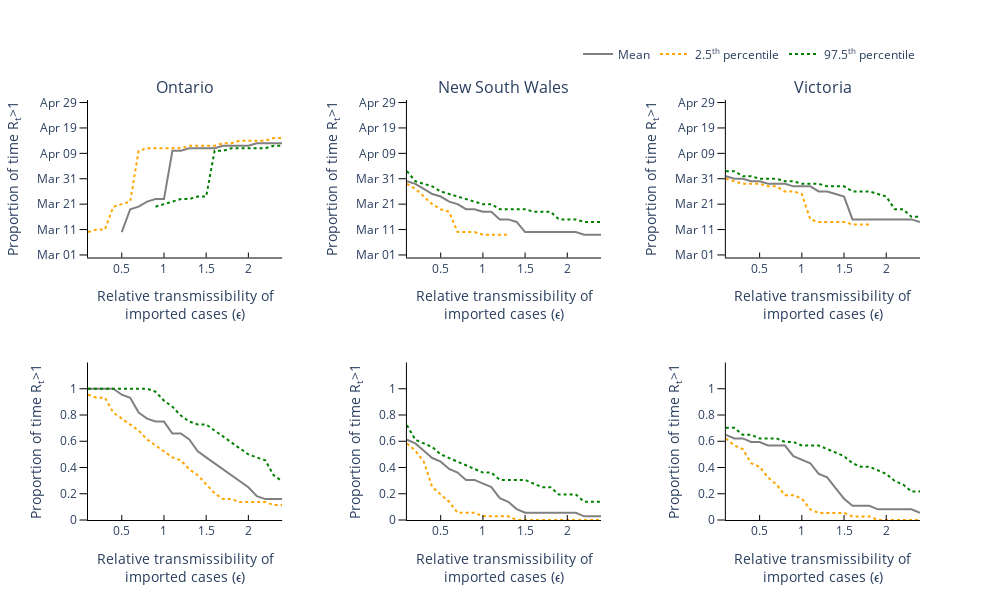

Write notebook code for a chart like this one.
### Code cell
from plotly.subplots import make_subplots

colours = ['grey', 'orange', 'green']
regions = ['Ontario', 'New South Wales', 'Victoria']
trace_name = ['Date  R<sub>t</sub> threshold met', 'Proportion of time R<sub>t</sub>>1']

titles = ['{}'.format(r) for r in regions]
titles.extend([None]*3)

new_traces_mean = [
    [last_time_r_less_than_1_ON, last_time_r_more_than_1_NSW, last_time_r_more_than_1_VIC],
    [proportion_time_r_more_than_1_ON, proportion_time_r_more_than_1_NSW, proportion_time_r_more_than_1_VIC]]

new_traces_lower = [
    [last_time_r_less_than_1_LowerCI_ON, last_time_r_more_than_1_LowerCI_NSW, last_time_r_more_than_1_LowerCI_VIC],
    [proportion_time_r_more_than_1_LowerCI_ON, proportion_time_r_more_than_1_LowerCI_NSW, proportion_time_r_more_than_1_LowerCI_VIC]]

new_traces_upper = [
    [last_time_r_less_than_1_UpperCI_ON, last_time_r_more_than_1_UpperCI_NSW, last_time_r_more_than_1_UpperCI_VIC],
    [proportion_time_r_more_than_1_UpperCI_ON, proportion_time_r_more_than_1_UpperCI_NSW, proportion_time_r_more_than_1_UpperCI_VIC]]

fig = go.Figure()
fig = make_subplots(rows=2, cols=3, subplot_titles=tuple(titles), horizontal_spacing = 0.15)

# Plot (bar chart cases each day)
for row in range(2):
    for col in range(3):
        if (row != 0) or (col != 0):
            # Plot of incidences
            fig.add_trace(
                go.Scatter(
                    x=large_epsilon_range,
                    y=new_traces_mean[row][col],
                    mode='lines',
                    name='Mean',
                    showlegend=False,
                    line_color=colours[0],
                ),
                row= row+1,
                col= col+1
            )

            fig.add_trace(
                go.Scatter(
                    x=large_epsilon_range,
                    y=new_traces_lower[row][col],
                    mode='lines',
                    name='2.5<sup>th</sup> percentile',
                    showlegend=False,
                    line_color=colours[1],
                    line={'dash': 'dot'}
                ),
                row= row+1,
                col= col+1
            )

            fig.add_trace(
                go.Scatter(
                    x=large_epsilon_range,
                    y=new_traces_upper[row][col],
                    mode='lines',
                    name='97.5<sup>th</sup> percentile',
                    showlegend=False,
                    line_color=colours[2],
                    line={'dash': 'dot'}
                ),
                row= row+1,
                col= col+1
            )

            fig.update_xaxes(
                row=row+1, col=col+1, title_text='Relative transmissibility of<br>imported cases (ϵ)',
                ticks='inside', tickcolor='black', ticklen=5)
            fig.update_yaxes(ticks='outside', tickcolor='black', ticklen=7.5, title_text=trace_name[row])
        
        else:
            fig.add_trace(
                go.Scatter(
                    x=large_epsilon_range,
                    y=new_traces_mean[row][col],
                    mode='lines',
                    name='Mean',
                    line_color=colours[0]
                ),
                row= row+1,
                col= col+1
            )

            fig.add_trace(
                go.Scatter(
                    x=large_epsilon_range,
                    y=new_traces_lower[row][col],
                    mode='lines',
                    name='2.5<sup>th</sup> percentile',
                    line_color=colours[1],
                    line={'dash': 'dot'}
                ),
                row= row+1,
                col= col+1
            )

            fig.add_trace(
                go.Scatter(
                    x=large_epsilon_range,
                    y=new_traces_upper[row][col],
                    mode='lines',
                    name='97.5<sup>th</sup> percentile',
                    line_color=colours[2],
                    line={'dash': 'dot'}
                ),
                row= row+1,
                col= col+1
            )

            fig.update_xaxes(
                row=row+1, col=col+1, title_text='Relative transmissibility of<br>imported cases (ϵ)',
                ticks='inside', tickcolor='black', ticklen=5)
            fig.update_yaxes(ticks='outside', tickcolor='black', ticklen=7.5, title_text=trace_name[row])


# Add axis labels
fig.update_layout(
    width=1000, 
    height=600,
    plot_bgcolor='white',
    xaxis=dict(linecolor='black'),
    yaxis=dict(
        linecolor='black',
        range=[0, 62],
        tickvals=np.arange(1, 62, 10).tolist(),
        ticktext=['Mar 01', 'Mar 11', 'Mar 21', 'Mar 31', 'Apr 09', 'Apr 19', 'Apr 29']),
    xaxis2=dict(linecolor='black'),
    yaxis2=dict(
        linecolor='black',
        range=[0, 62],
        tickvals=np.arange(1, 62, 10).tolist(),
        ticktext=['Mar 01', 'Mar 11', 'Mar 21', 'Mar 31', 'Apr 09', 'Apr 19', 'Apr 29']),
    xaxis3=dict(linecolor='black'),
    yaxis3=dict(
        linecolor='black',
        range=[0, 62],
        tickvals=np.arange(1, 62, 10).tolist(),
        ticktext=['Mar 01', 'Mar 11', 'Mar 21', 'Mar 31', 'Apr 09', 'Apr 19', 'Apr 29']),
    xaxis4=dict(linecolor='black'),
    yaxis4=dict(
        linecolor='black',
        range=[0, 1.2],
        tickvals=np.arange(0, 1.1, 0.2).tolist(),
        ticktext=['0', '0.2', '0.4', '0.6', '0.8', '1']),
    xaxis5=dict(linecolor='black'),
    yaxis5=dict(
        linecolor='black',
        range=[0, 1.2],
        tickvals=np.arange(0, 1.1, 0.2).tolist(),
        ticktext=['0', '0.2', '0.4', '0.6', '0.8', '1']),
    xaxis6=dict(linecolor='black'),
    yaxis6=dict(
        linecolor='black',
        range=[0, 1.2],
        tickvals=np.arange(0, 1.1, 0.2).tolist(),
        ticktext=['0', '0.2', '0.4', '0.6', '0.8', '1']),
    legend=dict(
        orientation='h',
        yanchor="bottom",
        y=1.075,
        xanchor="right",
        x=1)
    )

fig.write_image('Figure-3b.pdf')
fig.show()

### Figure 1 — Plotly figure (JSON) as saved in the notebook; plotly's stock layout.template omitted (floating-point values rounded to 4 significant figures)
{"data": [{"line": {"color": "grey"}, "mode": "lines", "name": "Mean", "type": "scatter", "x": [0.1, 0.2, 0.3, 0.4, 0.5, 0.6, 0.7, 0.8, 0.9, 1, 1.1, 1.2, 1.3, 1.4, 1.5, 1.6, 1.7, 1.8, 1.9, 2, 2.1, 2.2, 2.3, 2.4], "xaxis": "x", "y": [null, null, null, null, 10, 19, 20, 22, 23, 23, 42, 42, 43, 43, 43, 43, 44, 44, 44, 44, 45, 45, 45, 45], "yaxis": "y"}, {"line": {"color": "orange", "dash": "dot"}, "mode": "lines", "name": "2.5<sup>th</sup> percentile", "type": "scatter", "x": [0.1, 0.2, 0.3, 0.4, 0.5, 0.6, 0.7, 0.8, 0.9, 1, 1.1, 1.2, 1.3, 1.4, 1.5, 1.6, 1.7, 1.8, 1.9, 2, 2.1, 2.2, 2.3, 2.4], "xaxis": "x", "y": [10, 11, 11, 20, 21, 22, 42, 43, 43, 43, 43, 43, 44, 44, 44, 44, 45, 45, 46, 46, 46, 46, 47, 47], "yaxis": "y"}, {"line": {"color": "green", "dash": "dot"}, "mode": "lines", "name": "97.5<sup>th</sup> percentile", "type": "scatter", "x": [0.1, 0.2, 0.3, 0.4, 0.5, 0.6, 0.7, 0.8, 0.9, 1, 1.1, 1.2, 1.3, 1.4, 1.5, 1.6, 1.7, 1.8, 1.9, 2, 2.1, 2.2, 2.3, 2.4], "xaxis": "x", "y": [null, null, null, null, null, null, null, null, 20, 21, 22, 23, 23, 24, 24, 42, 42, 43, 43, 43, 43, 43, 44, 44], "yaxis": "y"}, {"line": {"color": "grey"}, "mode": "lines", "name": "Mean", "showlegend": false, "type": "scatter", "x": [0.1, 0.2, 0.3, 0.4, 0.5, 0.6, 0.7, 0.8, 0.9, 1, 1.1, 1.2, 1.3, 1.4, 1.5, 1.6, 1.7, 1.8, 1.9, 2, 2.1, 2.2, 2.3, 2.4], "xaxis": "x2", "y": [30, 29, 27, 25, 24, 22, 21, 19, 19, 18, 18, 15, 15, 14, 10, 10, 10, 10, 10, 10, 10, 9, 9, 9], "yaxis": "y2"}, {"line": {"color": "orange", "dash": "dot"}, "mode": "lines", "name": "2.5<sup>th</sup> percentile", "showlegend": false, "type": "scatter", "x": [0.1, 0.2, 0.3, 0.4, 0.5, 0.6, 0.7, 0.8, 0.9, 1, 1.1, 1.2, 1.3, 1.4, 1.5, 1.6, 1.7, 1.8, 1.9, 2, 2.1, 2.2, 2.3, 2.4], "xaxis": "x2", "y": [29, 27, 24, 21, 19, 18, 10, 10, 10, 9, 9, 9, 9, null, null, null, null, null, null, null, null, null, null, null], "yaxis": "y2"}, {"line": {"color": "green", "dash": "dot"}, "mode": "lines", "name": "97.5<sup>th</sup> percentile", "showlegend": false, "type": "scatter", "x": [0.1, 0.2, 0.3, 0.4, 0.5, 0.6, 0.7, 0.8, 0.9, 1, 1.1, 1.2, 1.3, 1.4, 1.5, 1.6, 1.7, 1.8, 1.9, 2, 2.1, 2.2, 2.3, 2.4], "xaxis": "x2", "y": [34, 30, 29, 28, 26, 25, 24, 23, 22, 21, 21, 19, 19, 19, 19, 18, 18, 18, 15, 15, 15, 14, 14, 14], "yaxis": "y2"}, {"line": {"color": "grey"}, "mode": "lines", "name": "Mean", "showlegend": false, "type": "scatter", "x": [0.1, 0.2, 0.3, 0.4, 0.5, 0.6, 0.7, 0.8, 0.9, 1, 1.1, 1.2, 1.3, 1.4, 1.5, 1.6, 1.7, 1.8, 1.9, 2, 2.1, 2.2, 2.3, 2.4], "xaxis": "x3", "y": [32, 31, 31, 30, 30, 29, 29, 29, 28, 28, 28, 26, 26, 25, 24, 15, 15, 15, 15, 15, 15, 15, 15, 14], "yaxis": "y3"}, {"line": {"color": "orange", "dash": "dot"}, "mode": "lines", "name": "2.5<sup>th</sup> percentile", "showlegend": false, "type": "scatter", "x": [0.1, 0.2, 0.3, 0.4, 0.5, 0.6, 0.7, 0.8, 0.9, 1, 1.1, 1.2, 1.3, 1.4, 1.5, 1.6, 1.7, 1.8, 1.9, 2, 2.1, 2.2, 2.3, 2.4], "xaxis": "x3", "y": [31, 30, 29, 29, 29, 28, 28, 26, 26, 25, 15, 14, 14, 14, 14, 13, 13, 13, null, null, null, null, null, null], "yaxis": "y3"}, {"line": {"color": "green", "dash": "dot"}, "mode": "lines", "name": "97.5<sup>th</sup> percentile", "showlegend": false, "type": "scatter", "x": [0.1, 0.2, 0.3, 0.4, 0.5, 0.6, 0.7, 0.8, 0.9, 1, 1.1, 1.2, 1.3, 1.4, 1.5, 1.6, 1.7, 1.8, 1.9, 2, 2.1, 2.2, 2.3, 2.4], "xaxis": "x3", "y": [34, 34, 32, 32, 31, 31, 31, 30, 30, 29, 29, 29, 28, 28, 28, 26, 26, 26, 25, 24, 19, 19, 16, 16], "yaxis": "y3"}, {"line": {"color": "grey"}, "mode": "lines", "name": "Mean", "showlegend": false, "type": "scatter", "x": [0.1, 0.2, 0.3, 0.4, 0.5, 0.6, 0.7, 0.8, 0.9, 1, 1.1, 1.2, 1.3, 1.4, 1.5, 1.6, 1.7, 1.8, 1.9, 2, 2.1, 2.2, 2.3, 2.4], "xaxis": "x4", "y": [1, 1, 1, 1, 0.9545, 0.9318, 0.8182, 0.7727, 0.75, 0.75, 0.6591, 0.6591, 0.6136, 0.5227, 0.4773, 0.4318, 0.3864, 0.3409, 0.2955, 0.25, 0.1818, 0.1591, 0.1591, 0.1591], "yaxis": "y4"}, {"line": {"color": "orange", "dash": "dot"}, "mode": "lines", "name": "2.5<sup>th</sup> percentile", "showlegend": false, "type": "scatter", "x": [0.1, 0.2, 0.3, 0.4, 0.5, 0.6, 0.7, 0.8, 0.9, 1, 1.1, 1.2, 1.3, 1.4, 1.5, 1.6, 1.7, 1.8, 1.9, 2, 2.1, 2.2, 2.3, 2.4], "xaxis": "x4", "y": [0.9545, 0.9318, 0.9318, 0.8182, 0.7727, 0.7273, 0.6818, 0.6136, 0.5682, 0.5227, 0.4773, 0.4545, 0.3864, 0.3409, 0.2727, 0.2045, 0.1591, 0.1591, 0.1364, 0.1364, 0.1364, 0.1364, 0.1136, 0.1136], "yaxis": "y4"}, {"line": {"color": "green", "dash": "dot"}, "mode": "lines", "name": "97.5<sup>th</sup> percentile", "showlegend": false, "type": "scatter", "x": [0.1, 0.2, 0.3, 0.4, 0.5, 0.6, 0.7, 0.8, 0.9, 1, 1.1, 1.2, 1.3, 1.4, 1.5, 1.6, 1.7, 1.8, 1.9, 2, 2.1, 2.2, 2.3, 2.4], "xaxis": "x4", "y": [1, 1, 1, 1, 1, 1, 1, 1, 0.9773, 0.9091, 0.8636, 0.7955, 0.75, 0.7273, 0.7273, 0.6818, 0.6364, 0.5909, 0.5455, 0.5, 0.4773, 0.4545, 0.3409, 0.2955], "yaxis": "y4"}, {"line": {"color": "grey"}, "mode": "lines", "name": "Mean", "showlegend": false, "type": "scatter", "x": [0.1, 0.2, 0.3, 0.4, 0.5, 0.6, 0.7, 0.8, 0.9, 1, 1.1, 1.2, 1.3, 1.4, 1.5, 1.6, 1.7, 1.8, 1.9, 2, 2.1, 2.2, 2.3, 2.4], "xaxis": "x5", "y": [0.6111, 0.5833, 0.5278, 0.4722, 0.4444, 0.3889, 0.3611, 0.3056, 0.3056, 0.2778, 0.25, 0.1667, 0.1389, 0.08333, 0.05556, 0.05556, 0.05556, 0.05556, 0.05556, 0.05556, 0.05556, 0.02778, 0.02778, 0.02778], "yaxis": "y5"}, {"line": {"color": "orange", "dash": "dot"}, "mode": "lines", "name": "2.5<sup>th</sup> percentile", "showlegend": false, "type": "scatter", "x": [0.1, 0.2, 0.3, 0.4, 0.5, 0.6, 0.7, 0.8, 0.9, 1, 1.1, 1.2, 1.3, 1.4, 1.5, 1.6, 1.7, 1.8, 1.9, 2, 2.1, 2.2, 2.3, 2.4], "xaxis": "x5", "y": [0.5833, 0.5278, 0.4444, 0.25, 0.1944, 0.1389, 0.05556, 0.05556, 0.05556, 0.02778, 0.02778, 0.02778, 0.02778, 0, 0, 0, 0, 0, 0, 0, 0, 0, 0, 0], "yaxis": "y5"}, {"line": {"color": "green", "dash": "dot"}, "mode": "lines", "name": "97.5<sup>th</sup> percentile", "showlegend": false, "type": "scatter", "x": [0.1, 0.2, 0.3, 0.4, 0.5, 0.6, 0.7, 0.8, 0.9, 1, 1.1, 1.2, 1.3, 1.4, 1.5, 1.6, 1.7, 1.8, 1.9, 2, 2.1, 2.2, 2.3, 2.4], "xaxis": "x5", "y": [0.7222, 0.6111, 0.5833, 0.5556, 0.5, 0.4722, 0.4444, 0.4167, 0.3889, 0.3611, 0.3611, 0.3056, 0.3056, 0.3056, 0.3056, 0.2778, 0.25, 0.25, 0.1944, 0.1944, 0.1944, 0.1389, 0.1389, 0.1389], "yaxis": "y5"}, {"line": {"color": "grey"}, "mode": "lines", "name": "Mean", "showlegend": false, "type": "scatter", "x": [0.1, 0.2, 0.3, 0.4, 0.5, 0.6, 0.7, 0.8, 0.9, 1, 1.1, 1.2, 1.3, 1.4, 1.5, 1.6, 1.7, 1.8, 1.9, 2, 2.1, 2.2, 2.3, 2.4], "xaxis": "x6", "y": [0.6486, 0.6216, 0.6216, 0.5946, 0.5946, 0.5676, 0.5676, 0.5676, 0.4865, 0.4595, 0.4324, 0.3514, 0.3243, 0.2432, 0.1622, 0.1081, 0.1081, 0.1081, 0.08108, 0.08108, 0.08108, 0.08108, 0.08108, 0.05405], "yaxis": "y6"}, {"line": {"color": "orange", "dash": "dot"}, "mode": "lines", "name": "2.5<sup>th</sup> percentile", "showlegend": false, "type": "scatter", "x": [0.1, 0.2, 0.3, 0.4, 0.5, 0.6, 0.7, 0.8, 0.9, 1, 1.1, 1.2, 1.3, 1.4, 1.5, 1.6, 1.7, 1.8, 1.9, 2, 2.1, 2.2, 2.3, 2.4], "xaxis": "x6", "y": [0.6216, 0.5676, 0.5405, 0.4324, 0.4054, 0.3243, 0.2703, 0.1892, 0.1892, 0.1622, 0.08108, 0.05405, 0.05405, 0.05405, 0.05405, 0.02703, 0.02703, 0.02703, 0, 0, 0, 0, 0, 0], "yaxis": "y6"}, {"line": {"color": "green", "dash": "dot"}, "mode": "lines", "name": "97.5<sup>th</sup> percentile", "showlegend": false, "type": "scatter", "x": [0.1, 0.2, 0.3, 0.4, 0.5, 0.6, 0.7, 0.8, 0.9, 1, 1.1, 1.2, 1.3, 1.4, 1.5, 1.6, 1.7, 1.8, 1.9, 2, 2.1, 2.2, 2.3, 2.4], "xaxis": "x6", "y": [0.7027, 0.7027, 0.6486, 0.6486, 0.6216, 0.6216, 0.6216, 0.5946, 0.5946, 0.5676, 0.5676, 0.5676, 0.5405, 0.5135, 0.4865, 0.4324, 0.4054, 0.4054, 0.3784, 0.3514, 0.2973, 0.2703, 0.2162, 0.2162], "yaxis": "y6"}], "layout": {"annotations": [{"font": {"size": 16}, "showarrow": false, "text": "Ontario", "x": 0.1167, "xanchor": "center", "xref": "paper", "y": 1, "yanchor": "bottom", "yref": "paper"}, {"font": {"size": 16}, "showarrow": false, "text": "New South Wales", "x": 0.5, "xanchor": "center", "xref": "paper", "y": 1, "yanchor": "bottom", "yref": "paper"}, {"font": {"size": 16}, "showarrow": false, "text": "Victoria", "x": 0.8833, "xanchor": "center", "xref": "paper", "y": 1, "yanchor": "bottom", "yref": "paper"}], "height": 600, "legend": {"orientation": "h", "x": 1, "xanchor": "right", "y": 1.075, "yanchor": "bottom"}, "plot_bgcolor": "white", "width": 1000, "xaxis": {"anchor": "y", "domain": [0, 0.2333], "linecolor": "black", "tickcolor": "black", "ticklen": 5, "ticks": "inside", "title": {"text": "Relative transmissibility of<br>imported cases (ϵ)"}}, "xaxis2": {"anchor": "y2", "domain": [0.3833, 0.6167], "linecolor": "black", "tickcolor": "black", "ticklen": 5, "ticks": "inside", "title": {"text": "Relative transmissibility of<br>imported cases (ϵ)"}}, "xaxis3": {"anchor": "y3", "domain": [0.7667, 1.0], "linecolor": "black", "tickcolor": "black", "ticklen": 5, "ticks": "inside", "title": {"text": "Relative transmissibility of<br>imported cases (ϵ)"}}, "xaxis4": {"anchor": "y4", "domain": [0, 0.2333], "linecolor": "black", "tickcolor": "black", "ticklen": 5, "ticks": "inside", "title": {"text": "Relative transmissibility of<br>imported cases (ϵ)"}}, "xaxis5": {"anchor": "y5", "domain": [0.3833, 0.6167], "linecolor": "black", "tickcolor": "black", "ticklen": 5, "ticks": "inside", "title": {"text": "Relative transmissibility of<br>imported cases (ϵ)"}}, "xaxis6": {"anchor": "y6", "domain": [0.7667, 1.0], "linecolor": "black", "tickcolor": "black", "ticklen": 5, "ticks": "inside", "title": {"text": "Relative transmissibility of<br>imported cases (ϵ)"}}, "yaxis": {"anchor": "x", "domain": [0.625, 1], "linecolor": "black", "range": [0, 62], "tickcolor": "black", "ticklen": 7.5, "ticks": "outside", "ticktext": ["Mar 01", "Mar 11", "Mar 21", "Mar 31", "Apr 09", "Apr 19", "Apr 29"], "tickvals": [1, 11, 21, 31, 41, 51, 61], "title": {"text": "Proportion of time R<sub>t</sub>>1"}}, "yaxis2": {"anchor": "x2", "domain": [0.625, 1], "linecolor": "black", "range": [0, 62], "tickcolor": "black", "ticklen": 7.5, "ticks": "outside", "ticktext": ["Mar 01", "Mar 11", "Mar 21", "Mar 31", "Apr 09", "Apr 19", "Apr 29"], "tickvals": [1, 11, 21, 31, 41, 51, 61], "title": {"text": "Proportion of time R<sub>t</sub>>1"}}, "yaxis3": {"anchor": "x3", "domain": [0.625, 1], "linecolor": "black", "range": [0, 62], "tickcolor": "black", "ticklen": 7.5, "ticks": "outside", "ticktext": ["Mar 01", "Mar 11", "Mar 21", "Mar 31", "Apr 09", "Apr 19", "Apr 29"], "tickvals": [1, 11, 21, 31, 41, 51, 61], "title": {"text": "Proportion of time R<sub>t</sub>>1"}}, "yaxis4": {"anchor": "x4", "domain": [0, 0.375], "linecolor": "black", "range": [0, 1.2], "tickcolor": "black", "ticklen": 7.5, "ticks": "outside", "ticktext": ["0", "0.2", "0.4", "0.6", "0.8", "1"], "tickvals": [0, 0.2, 0.4, 0.6, 0.8, 1], "title": {"text": "Proportion of time R<sub>t</sub>>1"}}, "yaxis5": {"anchor": "x5", "domain": [0, 0.375], "linecolor": "black", "range": [0, 1.2], "tickcolor": "black", "ticklen": 7.5, "ticks": "outside", "ticktext": ["0", "0.2", "0.4", "0.6", "0.8", "1"], "tickvals": [0, 0.2, 0.4, 0.6, 0.8, 1], "title": {"text": "Proportion of time R<sub>t</sub>>1"}}, "yaxis6": {"anchor": "x6", "domain": [0, 0.375], "linecolor": "black", "range": [0, 1.2], "tickcolor": "black", "ticklen": 7.5, "ticks": "outside", "ticktext": ["0", "0.2", "0.4", "0.6", "0.8", "1"], "tickvals": [0, 0.2, 0.4, 0.6, 0.8, 1], "title": {"text": "Proportion of time R<sub>t</sub>>1"}}}}
